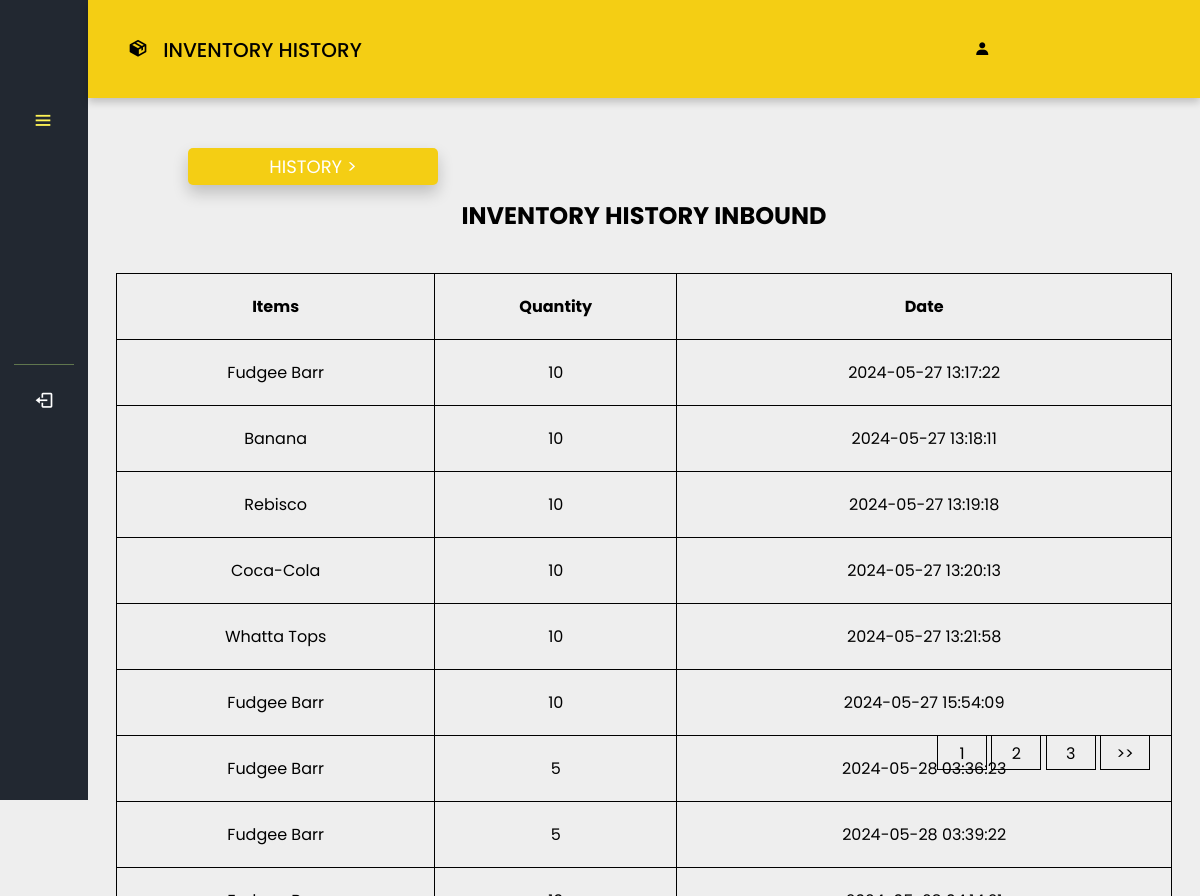
The page /POS_Inventory/inventoryimportitems.php (signed in) on the database its author committed.
### tables this page shows
CREATE TABLE `inbound` (
  `inbound_id` int(11) NOT NULL,
  `items` varchar(50) NOT NULL,
  `quantity` int(255) NOT NULL,
  `Date` timestamp NOT NULL DEFAULT current_timestamp() ON UPDATE current_timestamp()
);

### POS_Inventory/inventoryimportitems.php (the view, shortened to what this page needs)
<?php
if (isset($_SESSION['UserLogin'])) {
  $userrole = $_SESSION['UserRole'];
} else {
  header("Location: /pos/login.php");
  exit();
}
$pdo = connection();
$sql = "SELECT * FROM inbound";
$stmt = $pdo->query($sql);
$items = $stmt->fetchAll(PDO::FETCH_ASSOC);
?>
<!DOCTYPE html>
<html lang="en">
<head>
  <link rel="stylesheet" href="styles/inventory.css" />
  <link rel="stylesheet" href="styles/inventoryhistory.css" />
  <link href='https://unpkg.com/boxicons@2.1.4/css/boxicons.min.css' rel="stylesheet">
</head>
<body>
<nav class="sidebar close">
<header>
<div class="image-text">
</div>
  <i class="bx bx-menu toggle"></i>
</header>
<div class="menu-bar">
<div class="menu">
    <div class="bottom-content">
    <hr style="height: 1px; opacity: 40%; border-width: 0; margin-top: 200px; background-color: #BFEA7C;"/>
    <li class="nav-link">
      <a href="/updated pos/logout.php">
      <i class="bx bx-log-out icon"></i>
      </a>
    </li>
    </div>
</div>
</div>
</nav>
<section class="home" style="position: fixed;">
  <div class="userheader">
  <h1><i class="bx bxs-package icon">&nbsp</i> INVENTORY HISTORY </h1>
  <h2><i class="bx bxs-user usericon">&nbsp</i> <?php echo htmlspecialchars($userrole); ?></h2>
  </div>
  <div class="dropdown1">
    <span class="inventory"> HISTORY ></span>
</div>
<div class="table1">
  <h1 class="header">INVENTORY HISTORY INBOUND</h1>
  <table>
    <tr>
      <th>Items</th>
      <th>Quantity</th>
      <th>Date</th>
    </tr>
    <?php foreach ($items as $row){ ?>
            <tr>
                <td><?= $row['items'];?></td>
                <td><?= $row['quantity'];?></td>
                <td><?= $row['Date'];?></td>
            </tr>
            <?php }?>
  </table>
  </div>
  <div class="page-nav">
    <ul class="page-navigation">
      <li><a href="">1</a></li>
      <li><a href="">2</a></li>
      <li><a href="">3</a></li>
      <li><a href="">>></a></li>
    </ul>
    </div>
</section>
</body>
</html>

### POS_Inventory/styles/inventory.css (style rules this page uses)
* { padding: 0; margin: 0; box-sizing: border-box; font-family: 'Poppins', sans-serif; }
:root { --background-color: #222831; --color: #F4CE14; --hover-color: #FFF455; --text-color: #000000; --text-color2: black; }
body { height: 100vh; background: #EEEEEE; }
.sidebar { float: left; top: 0; left: 0; height: 100%; width: 250px; padding: 10px 14px; background: var(--background-color); z-index: 100; cursor: pointer; }
.sidebar.close { width: 88px; }
.sidebar .menu { margin-top: -60px; }
.sidebar li { height: 50px; margin-top: 10px; list-style: none; display: flex; align-items: center; }
.sidebar li .icon { display: flex; align-items: center; justify-content: center; min-width: 60px; font-size: 20px; }
.sidebar li .icon, .sidebar li .text { color: #fff; }
.sidebar header { position: relative; }
.sidebar header .image-text { display: flex; align-items: center; padding-top: 1rem; }
.sidebar header .toggle { position: absolute; color:var(--hover-color); margin-top: -30px; top: 60%; left: 90%; font-size: 22px; line-height: 50px; transform: translateY(-50%); cursor: pointer; }
.sidebar li a { text-decoration: none; height: 100%; width: 100%; display: flex; align-items: center; border-radius: 6px; }
.sidebar .menu-bar { height: calc(100% - 60px); display: flex; flex-direction: column; justify-content: space-between; padding-top: 3rem; }
.sidebar.close .toggle { left: 30%; margin-top: 10px; }
.home { height: 100vh; left: 250px; width: calc(100% - 250px); position: relative; }
.home .userheader { padding: 35px 40px; background-color: var(--color); box-shadow: 0 4px 8px 0 rgba(0, 0, 0, 0.2); }
.home .userheader h1 { font-size: 20px; font-weight: 500; color: var(--text-color); }
.home .userheader h2 { font-size: 16px; font-weight: 500; color: var(--text-color); margin-left: 82%; margin-top: -27px; }
.sidebar.close ~ .home { left: 88px; width: calc(100% - 88px); }
.bottom-content { margin-top: 10px; }
table { margin: 10px; text-align: center; }

### POS_Inventory/styles/inventoryhistory.css (style rules this page uses)
.inventory { background-color: #F4CE14; box-shadow: 0 8px 16px 0 rgba(0,0,0,0.2); padding: 5px 20px; border-radius: 5px; font-size: large; position: absolute; top: 50px; left: 100px; cursor: pointer; color: white; min-width: 250px; text-align: center; }
.dropdown1 { position: relative; display: list-item; display: inline; }
table { width: 95%; margin-top: 30px; margin-right: auto; margin-left: auto; margin-bottom: 30px; border-collapse: collapse; }
th, td { border: 1px solid rgb(0, 0, 0); padding: 20px 8px; text-align: center; }
.table1 { align-items: center; margin-top: 100px; }
.header { text-align: center; margin-bottom: 40px; }
.page-navigation { list-style-type: none; margin: 0; padding: 0; position: absolute; bottom: 30px; right: 50px; }
.page-navigation li { display: inline-block; border: 1px solid black; padding: 5px; width: 50px; height: 35px; text-align: center; cursor: pointer; }
.page-navigation li a { text-decoration: none; color: black; font-size: medium; }

### rows shown on the page
inbound: items "Fudgee Barr", quantity "10", Date "2024-05-27 13:17:22"
inbound: items "Banana", quantity "10", Date "2024-05-27 13:18:11"
inbound: items "Rebisco", quantity "10", Date "2024-05-27 13:19:18"
inbound: items "Coca-Cola", quantity "10", Date "2024-05-27 13:20:13"
inbound: items "Whatta Tops", quantity "10", Date "2024-05-27 13:21:58"
inbound: items "Fudgee Barr", quantity "10", Date "2024-05-27 15:54:09"
inbound: items "Fudgee Barr", quantity "5", Date "2024-05-28 03:36:23"
inbound: items "Fudgee Barr", quantity "5", Date "2024-05-28 03:39:22"
